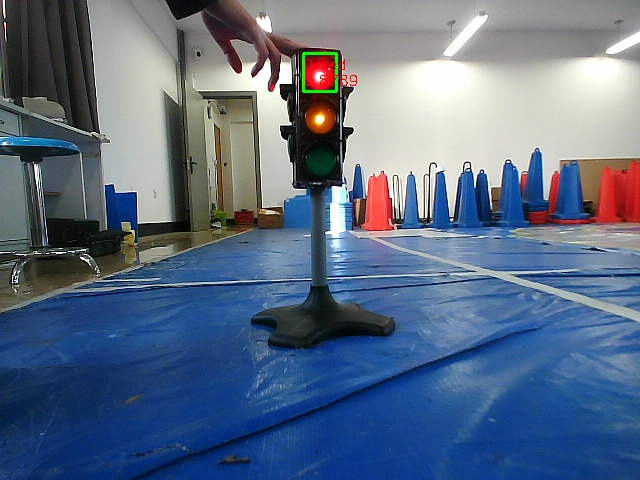
#> input picture src/racecar/scripts/red_light_detected.jpg, 640 x 480 px
$ python 1_1.py
#> lines starting #> are read from the running program, lines starting #| are printed output that depends on the picture
import cv2
import numpy as np

def load_image(image_path):
    """加载图像文件"""
#> called with image_path = 'red_light_detected.jpg'
    return cv2.imread(image_path)
#> returned value is the input picture: shape (480, 640, 3); mean B, G, R 131.9, 107.9, 91

def save_image(image, output_path):
    """保存图像文件"""
    cv2.imwrite(output_path, image)

def resize_image(image, width, height):
    """调整图像大小"""
    return cv2.resize(image, (width, height))

def convert_to_grayscale(image):
    """转换为灰度图"""
    return cv2.cvtColor(image, cv2.COLOR_BGR2GRAY)
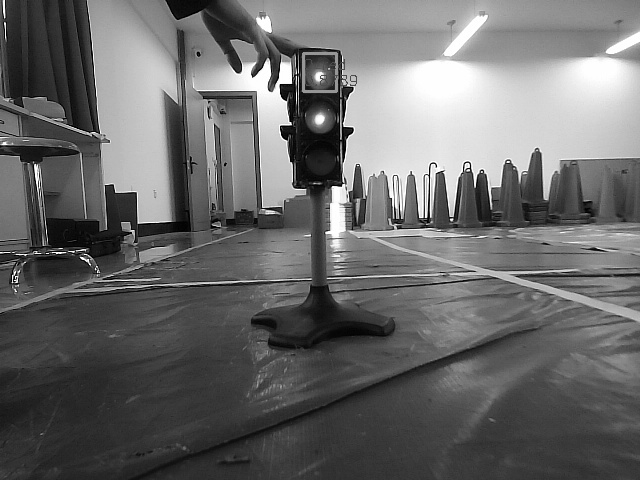
#> returned value: shape (480, 640); min 0, max 255, mean 105.6

# 直接使用函数，不需要导入
if __name__ == "__main__":
    # 加载图像
    img = load_image("red_light_detected.jpg")

    # 检查图像是否加载成功
    if img is not None:
        # 转换为灰度
        gray_img = convert_to_grayscale(img)
        # 保存结果
        save_image(gray_img, "output_gray.jpg")
        print("图像处理完成！")
    else:
        print("图像加载失败，请检查文件路径")
